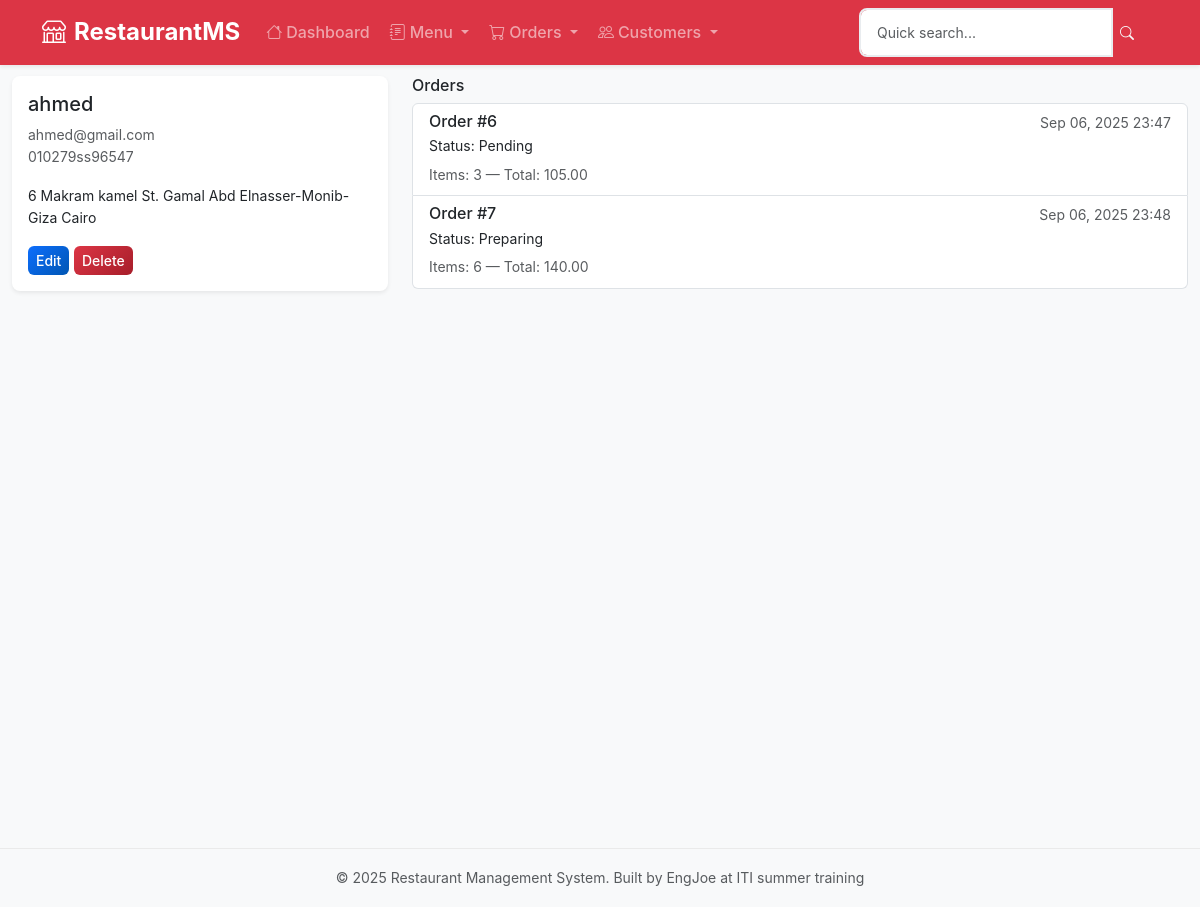
The page /customers/5/ on the database its author committed.
### customers/models.py (models this page shows, shortened)
class Customer(models.Model):
    name = models.CharField(max_length=200)
    email = models.EmailField(blank=True)
    phone = models.CharField(max_length=20)
    address = models.TextField(blank=True)
    created_at = models.DateTimeField(auto_now_add=True)
    updated_at = models.DateTimeField(auto_now=True)

### orders/models.py (models this page shows, shortened)
class Order(models.Model):
    STATUS_CHOICES = [
        ('pending', 'Pending'),
        ('confirmed', 'Confirmed'),
        ('preparing', 'Preparing'),
        ('ready', 'Ready'),
        ('delivered', 'Delivered'),
        ('cancelled', 'Cancelled'),
    ]
    customer = models.ForeignKey(Customer, on_delete=models.CASCADE, related_name='orders')
    status = models.CharField(max_length=20, choices=STATUS_CHOICES, default='pending')
    notes = models.TextField(blank=True)
    created_at = models.DateTimeField(auto_now_add=True)
    updated_at = models.DateTimeField(auto_now=True)
    def total_price(self):
        return sum(item.get_total_price() for item in self.items.all())
    def total_items(self):
        return sum(item.quantity for item in self.items.all())

class OrderItem(models.Model):
    order = models.ForeignKey(Order, on_delete=models.CASCADE, related_name='items')
    item = models.ForeignKey(Item, on_delete=models.CASCADE)
    quantity = models.PositiveIntegerField()
    price = models.DecimalField(max_digits=10, decimal_places=2)  # Store price at time of order
    def get_total_price(self):
        return self.quantity * self.price

### customers/views.py (the view)
# urls.py: path('<int:pk>/', views.CustomerDetailView.as_view(), name='customer_detail'),
class CustomerDetailView(DetailView):
    model = Customer
    template_name = 'customers/customer_detail.html'
    context_object_name = 'customer'
    def get_context_data(self, **kwargs):
        context = super().get_context_data(**kwargs)
        customer = self.get_object()
        orders = customer.orders.select_related().prefetch_related('items__item').order_by('-created_at')
        paginator = Paginator(orders, 10)
        page_number = self.request.GET.get('page')
        page_orders = paginator.get_page(page_number)
        context['orders'] = page_orders
        context['total_orders'] = orders.count()
        context['total_spent'] = sum(order.total_price() for order in orders)
        context['recent_orders'] = orders[:5]
        return context

### customers/templates/customers/customer_detail.html (shortened to what this page needs)
{% extends 'base.html' %}
{% block content %}
    <div class="row">
        <div class="col-md-4">
            <div class="card">
                <div class="card-body">
                    <h5 class="card-title">{{ customer.name }}</h5>
                    <p class="card-text small text-muted">
                        {{ customer.email }}
                        <br>
                        {{ customer.phone }}
                    </p>
                    <p class="small">{{ customer.address|linebreaksbr }}</p>
                    <a href="{% url 'customers:customer_edit' customer.pk %}" class="btn btn-sm btn-primary">Edit</a>
                    <a href="{% url 'customers:customer_delete' customer.pk %}" class="btn btn-sm btn-danger">Delete</a>
                </div>
            </div>
        </div>
        <div class="col-md-8">
            <h6>Orders</h6>
            <div class="list-group">
                {% for order in customer.orders.all %}
                    <a href="{% url 'orders:order_detail' order.pk %}"
                       class="list-group-item list-group-item-action">
                        <div class="d-flex w-100 justify-content-between">
                            <h6 class="mb-1">Order #{{ order.id }}</h6>
                            <small class="text-muted">{{ order.created_at|date:'M d, Y H:i' }}</small>
                        </div>
                        <p class="mb-1 small">Status: {{ order.get_status_display }}</p>
                        <small class="text-muted">Items: {{ order.total_items }} — Total: {{ order.total_price }}</small>
                    </a>
                {% empty %}
                    <div class="alert alert-info">No orders for this customer.</div>
                {% endfor %}
            </div>
        </div>
    </div>
{% endblock %}

### static/css/custom.css (style rules this page uses)
:root { --primary-color: #0d6efd; --secondary-color: #6c757d; --success-color: #198754; --warning-color: #ffc107; --danger-color: #dc3545; --info-color: #0dcaf0; --light-color: #f8f9fa; --dark-color: #212529; --border-radius: 0.5rem; --box-shadow: 0 0.125rem 0.25rem rgba(0, 0, 0, 0.075); --box-shadow-lg: 0 0.5rem 1rem rgba(0, 0, 0, 0.15); --transition: all 0.3s ease-in-out; }
* { box-sizing: border-box; }
body { font-family: 'Inter', -apple-system, BlinkMacSystemFont, 'Segoe UI', Roboto, sans-serif; background-color: #f8f9fa; line-height: 1.6; }
.card { border: none; border-radius: var(--border-radius); box-shadow: var(--box-shadow); transition: var(--transition); overflow: hidden; }
.btn { border-radius: 0.375rem; font-weight: 500; transition: var(--transition); border: none; }
.btn-primary { background: linear-gradient(135deg, #0d6efd, #0056b3); }
.btn-danger { background: linear-gradient(135deg, #dc3545, #a71e2a); }

### templates/base.html (style rules this page uses)
:root { --primary-color: #dc3545; --secondary-color: #6c757d; --success-color: #198754; --warning-color: #ffc107; --danger-color: #dc3545; --info-color: #0dcaf0; }
.btn-primary, .bg-primary { background-color: var(--primary-color) !important; border-color: var(--primary-color) !important; }

### rows shown on the page
Customer: name "ahmed", email "ahmed@gmail.com", phone "010279ss96547", address "6 Makram kamel St. Gamal Abd Elnasser-Monib-Giza Cairo"
Order: id "6", created_at "Sep 06, 2025 23:47", status "Pending", total_items "3", total_price "105.00"
Order: id "7", created_at "Sep 06, 2025 23:48", status "Preparing", total_items "6", total_price "140.00"
